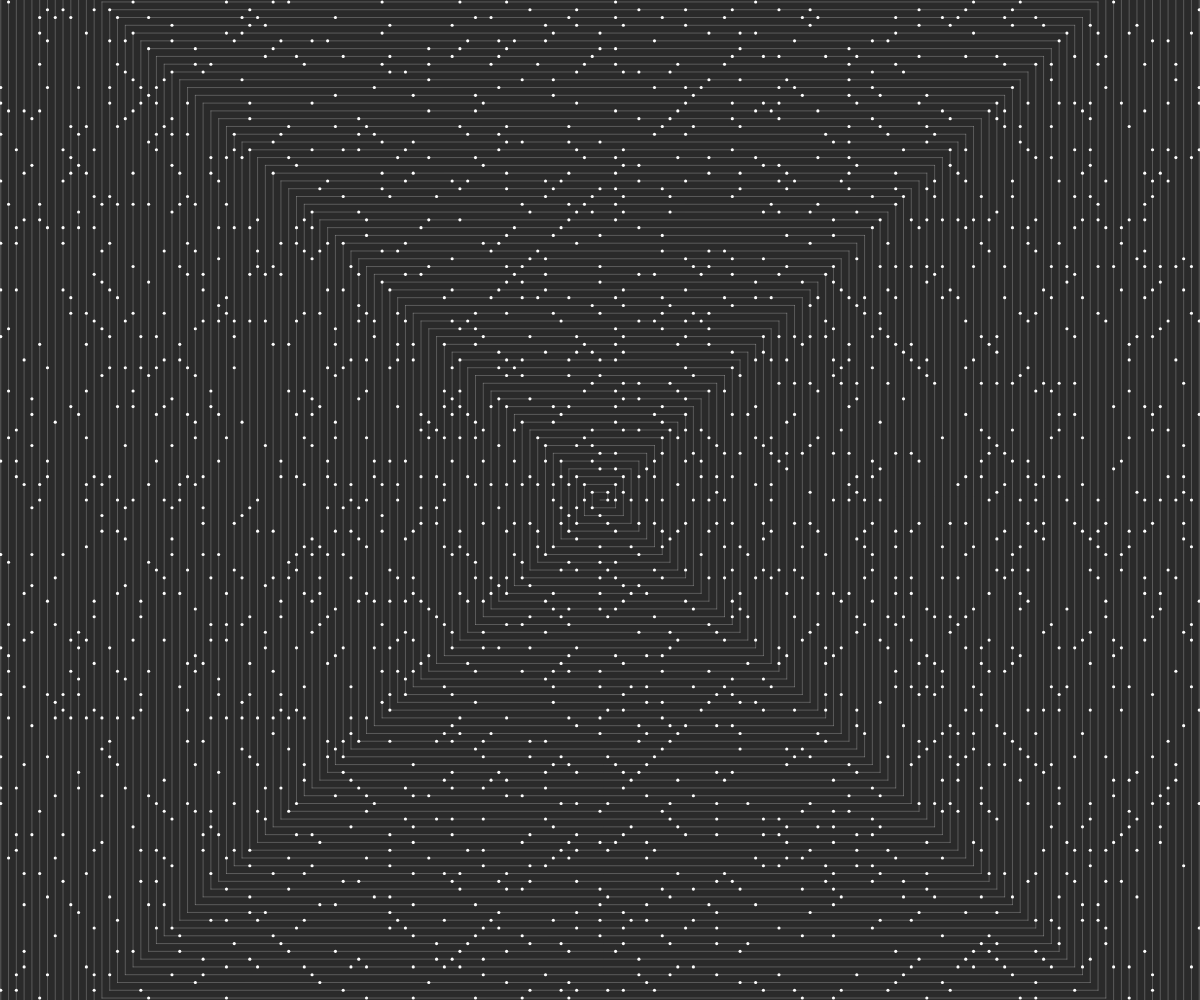
Frame 1 (no input)
Frame 60 (no input): identical to frame 1, image omitted
Frame 120 (the mouse pressed at the canvas centre since frame 60): identical to frame 1, image omitted

The p5.js sketch that drew this single still picture (run headless with seeded random() and noise() and a simulated clock; from frame 60 on, the mouse is pressed at the canvas centre):

// p5.js sketch
// ── sketch.js
const LAYERS = 64;

let state = 0; // 0 = Grid, 1 = Spiral
let t = 0;

function windowResized() {
  resizeCanvas(windowWidth, windowHeight);
}

function setup() {
  createCanvas(windowWidth, windowHeight);
  pixelDensity(1);
}

function draw() {
  if (state === 0) {
    t = max(0, t - deltaTime/1000);
  } else {
    t = min(1, t + deltaTime/1000);
  }
  
  background(42);
  
  translate(width/2, height/2);
  scale(min(width, height) / (LAYERS*2 + 0.5));
  
  const points = {};
  
  const rings = LAYERS * 1.41 * max(width/height, height/width) + 1;
  const pCount = 4*rings*rings + 3*rings + 1;
  
  let pos = { x: 0, y: 0 };
  let dir = 0;
  let step = 0;
  let sideLen = 1;
  for (let n = 1; n <= pCount; n++) {
    if (isPrime(n)) {
      points[n] = { spiral: spiralize(n), grid: { x: pos.x, y: pos.y } };
    }
    switch (dir) {
      case 0: ++pos.x; break;
      case 1: --pos.y; break;
      case 2: --pos.x; break;
      case 3: ++pos.y; break;
    }
    ++step;
    if (step === sideLen) {
      step = 0;
      if (dir % 2 === 1) {
        ++sideLen;
      }
      dir = (dir+1) % 4;
    }
  }
  
  strokeWeight(0.4);
  stroke(255);
  Object.values(points).forEach(p => point(lerp(p.grid.x, p.spiral.x, t), lerp(p.grid.y, p.spiral.y, t)));
  
  // Grid lines
  noFill();
  strokeWeight(0.03);
  stroke(255, 255, 255, 255*(1-t));
  const squares = LAYERS * max(width/height, height/width) + 1;
  for (let s = 1; s < squares; s++) {
    line(-s+1, s-1, s, s-1);
    line(s, s-1, s, -s);
    line(s, -s, -s, -s);
    line(-s, -s, -s, s);
  }
  
  // Spiral lines
  noFill();
  strokeWeight(0.03);
  stroke(255, 255, 255, 255*t);
  beginShape();
  for (let s = 1; s <= rings; s++) {
    for (let a = 0; a < TWO_PI; a += TWO_PI/128) {
      const r = (s-1) + a/TWO_PI;
      vertex(sin(a)*r, cos(a)*r);
    }
  }
  endShape();
}

function mouseClicked() {
  state = (state+1) % 2;
}

function spiralize(n) {
  // n = 4x^2 + 3x + 1
  const a = 4, b = 3, c = 1-n;
  
  const x = (-b + sqrt(b*b - 4*a*c)) / (2*a);

  const t = TWO_PI * x;
  return { x: sin(t)*x, y: cos(t)*x };
}

function isPrime(n) {
  if (n <= 1) return false;
  const limit = sqrt(n);
  for (let i = 2; i <= limit; i++) {
    if (n % i === 0) return false;
  }
  return true;
}
